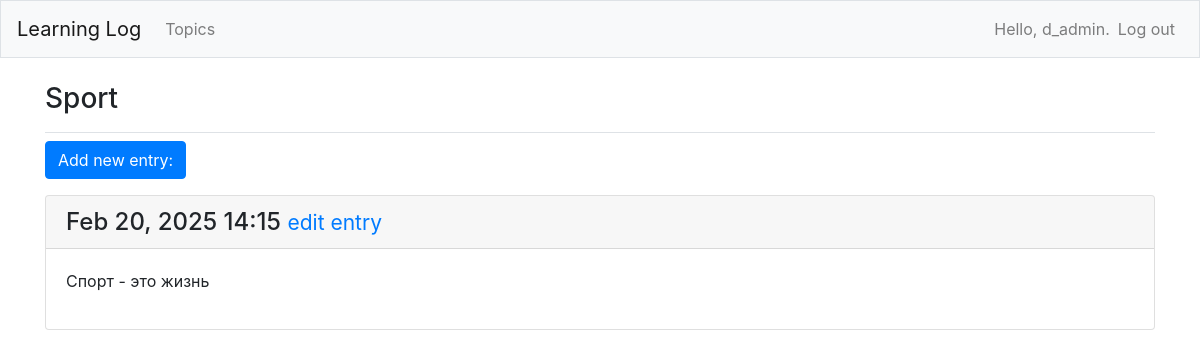
The page /topics/3/ (signed in) on the database its author committed.
### learning_logs/models.py (models this page shows, shortened)
class Topic(models.Model): # Класс Topic наследует от Model (родительского класса, включенного в Django).
    text = models.CharField(max_length=200)
    date_added = models.DateTimeField(auto_now_add=True)
    owner = models.ForeignKey(User, on_delete=models.CASCADE)
    def __str__(self):
        return self.text

class Entry(models.Model):
    topic = models.ForeignKey(Topic, on_delete=models.CASCADE)
    text = models.TextField() # здесь не требуется ограничение длины
    date_added = models.DateTimeField(auto_now_add=True)
    class Meta:
        verbose_name_plural = 'entries'

### learning_logs/views.py (the view)
# urls.py: path('topics/<int:topic_id>/', views.topic, name='topic'),
@login_required
def topic(request, topic_id):
    topic = Topic.objects.get(id=topic_id)
    check_topic_owner(topic, request.user)
    entries = topic.entry_set.order_by('-date_added')
    context = {'topic': topic, 'entries': entries}
    return render(request, 'learning_logs/topic.html', context)

### learning_logs/views.py (called while the page is built)
def check_topic_owner(topic, user):
    if topic.owner != user:
        raise Http404

### learning_logs/templates/learning_logs/topic.html
{% extends 'learning_logs/base.html' %}
{% block page_header %}
  <h3>{{ topic }}</h3>
{% endblock page_header %}
{% block content %}
  <p>
    <a class="btn btn-primary" href="{% url 'learning_logs:new_entry' topic.id %}">Add new entry:</a>
  </p>
  {% for entry in entries %}
    <div class="card mb-3">
      <h4 class="card-header">
        {{ entry.date_added|date:'M d, Y H:i' }}
        <small><a href="{% url 'learning_logs:edit_entry' entry.id %}">
          edit entry</a></small>
      </h4>
      <div class="card-body">
        {{ entry.text|linebreaks }}
      </div>
    </div>
  {% empty %}
    <p>There are no enrties for this topic yet.</p>
  {% endfor %}
{% endblock content %}

### learning_logs/templates/learning_logs/base.html (shortened to what this page needs)
{% load bootstrap4 %}
<!doctype html>
<html lang="en">
  <head>
    {% bootstrap_css %}
  </head>
  <body>
    <nav class="navbar navbar-expand-md navbar-light bg-light mb-4 border">
      <a class="navbar-brand" href="{% url 'learning_logs:index' %}">
        Learning Log</a>
      <div class="collapse navbar-collapse" id="navbarCollapse">
        <ul class="navbar-nav mr-auto">
          <li class="nav-item">
            <a class="nav-link" href="{% url 'learning_logs:topics' %}">
              Topics</a></li>
        </ul>
        <ul class="navbar-nav ml-auto">
          {% if user.is_authenticated %}
            <li class="nav-item">
              <span class="navbar-text">Hello, {{ user.username }}.</span>
            </li>
            <li class="nav-item">
              <form method="post" action="{% url 'users:logout' %}">
                <button name="submit" class="nav-link btn btn-link"
                  style="display:inline; border:none; background:none;
                  cursor:pointer;">
                  Log out
                </button>
              </form>
            </li>
          {% else %}
            <li class="nav-item">
              <a class="nav-link" href="{% url 'users:register' %}">Register</a>
            </li>
            <li class="nav-item">
              <a class="nav-link" href="{% url 'users:login' %}">Log in</a></li>
          {% endif %}
        </ul>
      </div>
    </nav>
    <main role="main" class="container">
      <div class="pb-2 mb-2 border-bottom">
        {% block page_header %}{% endblock page_header %}
      </div>
      <div>
        {% block content %}{% endblock content %}
      </div>
    </main>
  </body>
</html>

### rows shown on the page
Topic: text "Sport"
Entry: date_added "Feb 20, 2025 14:15", text "Спорт - это жизнь"

### other values the page prints
{{ user.username }} "d_admin"
